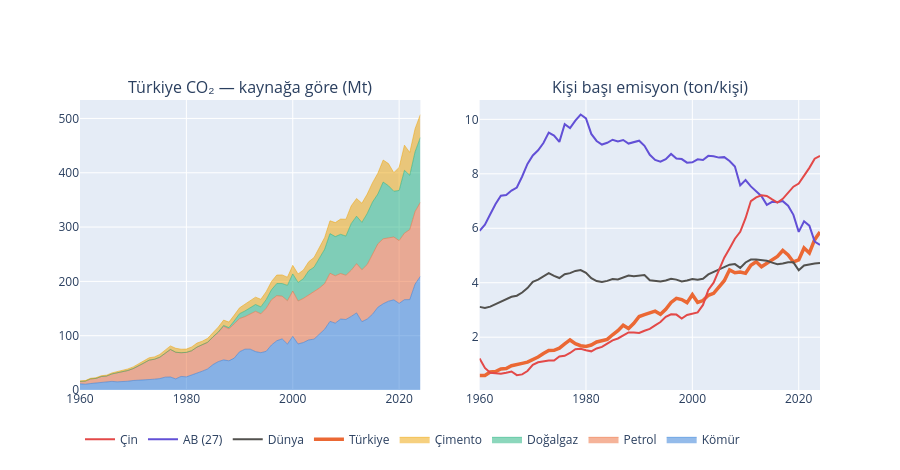

The notebook cell saved with this chart:
### Markdown cell above
## 5. Türkiye

### Code cell
fig = make_subplots(1, 2, subplot_titles=("Türkiye CO₂ — kaynağa göre (Mt)", "Kişi başı emisyon (ton/kişi)"),
                    horizontal_spacing=0.08)
t = tr.loc[1960:]
for (kol, ad), renk in zip({"coal_co2": "Kömür", "oil_co2": "Petrol", "gas_co2": "Doğalgaz",
                             "cement_co2": "Çimento"}.items(), PALET):
    fig.add_scatter(x=t.index, y=t[kol], name=ad, stackgroup="1", line=dict(width=0.5, color=renk),
                    hovertemplate=ad + ": %{y:,.0f} Mt<extra></extra>", row=1, col=1)

for ad, ulke, renk, kalin in [("Türkiye", "Turkey", TURUNCU, 3.5), ("Dünya", "World", GRI, 2),
                              ("AB (27)", "European Union (27)", MOR, 2), ("Çin", "China", KIRMIZI, 2)]:
    s = df[(df.country == ulke) & (df.year >= 1960)]
    fig.add_scatter(x=s.year, y=s.co2_per_capita, name=ad, line=dict(color=renk, width=kalin),
                    hovertemplate=ad + ": %{y:.2f} t<extra></extra>", row=1, col=2)
fig.update_layout(height=470, hovermode="x unified", legend=dict(orientation="h", y=-0.12))
fig.show()

ozet = pd.DataFrame({y: {"Toplam (Mt)": tr.loc[y, "co2"], "Kişi başı (t)": tr.loc[y, "co2_per_capita"],
                         "Kömür payı (%)": tr.loc[y, "coal_co2"] / tr.loc[y, "co2"] * 100,
                         "Nüfus (milyon)": tr.loc[y, "population"] / 1e6}
                     for y in [1990, 2000, 2010, SON_YIL]}).T
ozet
